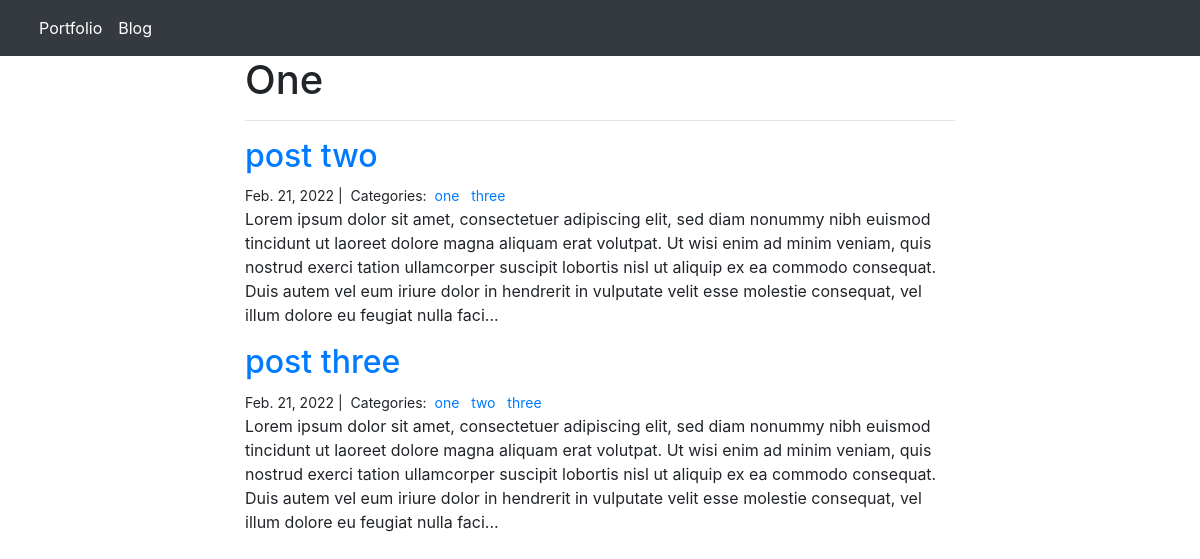
Screenshot of /blog/category/1/ with the database file from the repository.
### blog/models.py (models this page shows, shortened)
class Category(models.Model):
    name = models.CharField(max_length=120)
    class Meta:
        verbose_name_plural = 'categories'
    def __str__(self):
        return self.name

class Post(models.Model):
    title = models.CharField(max_length=120)
    body = models.TextField()
    categories = models.ManyToManyField(Category, related_name='posts')
    created = models.DateTimeField(auto_now_add=True)
    updated = models.DateTimeField(auto_now=True)

### blog/views.py (the view)
# urls.py: path('category/<int:pk>/', views.BlogCategoryList.as_view(), name='blog_category_list'),
class BlogCategoryList(ListView):
    template_name = 'blog/blog_category.html'
    model = Category
    def get_context_data(self, **kwargs):
        context = super().get_context_data(**kwargs)
        pk = self.kwargs.get('pk')
        context['category'] = get_object_or_404(self.model, pk=pk)
        return context

### blog/templates/blog/blog_category.html (shortened to what this page needs)
{% extends 'base.html' %}
{% block content %}
<div class="col-md-8 offset-md-2">
    <h1>{{ category | title }}</h1>
    <hr>
    {% for post in category.posts.all %}
        <h2><a href="{% url 'blog:post_detail' post.pk%}">{{ post.title }}</a></h2>
        <small>
            {{ post.created.date }} |&nbsp;
            Categories:&nbsp;
            {% for category in post.categories.all %}
            <a href="{% url 'blog:blog_category_list' category.pk %}">
                {{ category.name }}
            </a>&nbsp;
            {% endfor %}
        </small>
        <p>{{ post.body | slice:":400" }}...</p>
    {% endfor %}
</div>
{% endblock content %}

### rows the page displays
Category: name "One", name "one"
Post: title "post two", created "Feb. 21, 2022", body "Lorem ipsum dolor sit amet, consectetuer adipiscing elit, sed diam nonummy nibh euismod tincidunt ut laoreet dolore magna aliquam erat volutpat. Ut wisi enim ad minim veniam, quis nostrud exerci tation ullamcorper suscipit lobortis nisl ut aliquip ex ea commodo consequat. Duis autem vel eum iriure dolor in hendrerit in vulputate velit esse molestie consequat, vel illum dolore eu feugiat nulla faci"
Category: name "three"
Post: title "post three", created "Feb. 21, 2022", body "Lorem ipsum dolor sit amet, consectetuer adipiscing elit, sed diam nonummy nibh euismod tincidunt ut laoreet dolore magna aliquam erat volutpat. Ut wisi enim ad minim veniam, quis nostrud exerci tation ullamcorper suscipit lobortis nisl ut aliquip ex ea commodo consequat. Duis autem vel eum iriure dolor in hendrerit in vulputate velit esse molestie consequat, vel illum dolore eu feugiat nulla faci"
Category: name "two"
